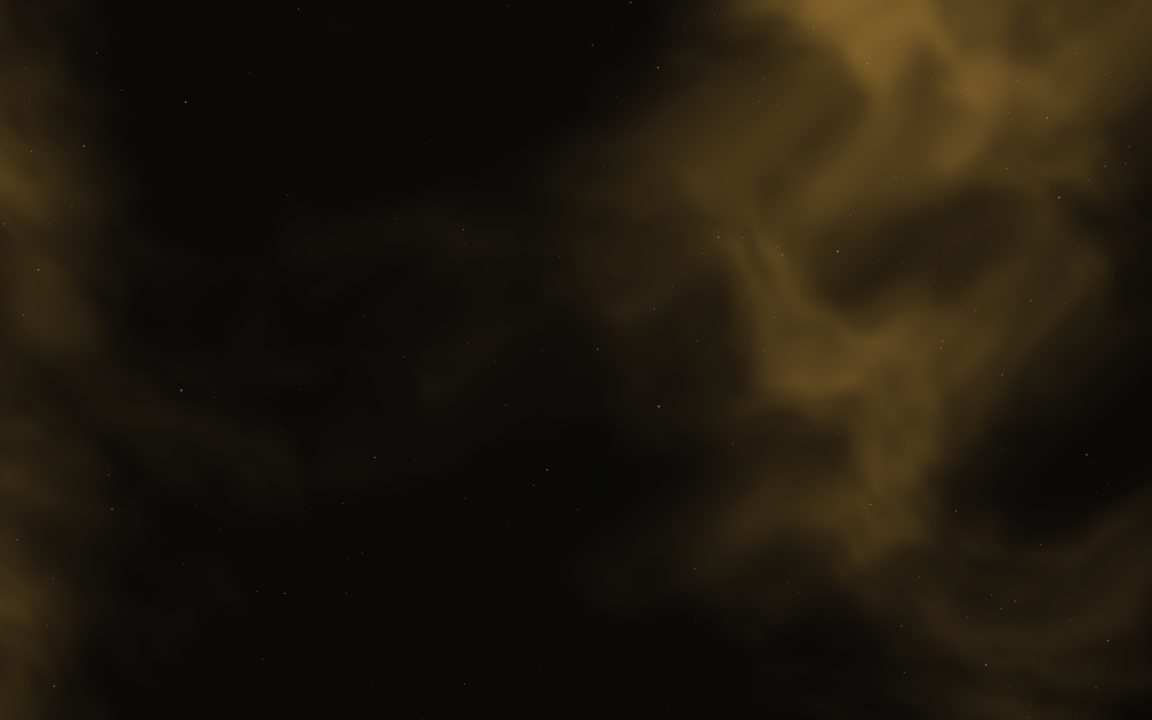
#> input picture mitoderm-catalog/site/design/vtech-3d/layers/vt-bg-wide.jpg, 3456 x 2160 px (shown at 1/3 size)
$ python line_smoke.py
#> lines starting #> are read from the running program, lines starting #| are printed output that depends on the picture
"""The smoke background of a line without its own render: the gold V-TECH smoke (design/vtech-3d/layers/vt-bg-wide.jpg)
recoloured to the line's colour from design-rules.md («Сайт v2 — палитра по линейкам»). Each pixel keeps the smoke's
brightness (Rec. 709 luma) and takes the line's hue: out = luma / luma(colour) × colour × 0.85, so the smoke weighs the
same on the page in every line and the dust specks stay where they were. Written to design/lines/<line>-smoke.jpg,
which build-vtech.py takes for that line's pages; the deep plate behind the exosome cells (vtech-3d/cells/plate.webp,
violet) the same way to <line>-plate.webp, for the pages with the owner's folded exosomes.
usage: python3 -I line_smoke.py   (all lines below)"""
import os
import numpy as np
from PIL import Image

SITE = os.path.normpath(os.path.join(os.path.dirname(os.path.abspath(__file__)), '..'))
LINES = {'BIOSPICULE': (0x1E, 0x46, 0x34),   # green
         'PEELING': (0xD8, 0xC4, 0x8A),      # champagne gold
         'DEVICES': (0xD9, 0xD4, 0xCC)}      # silver (the devices' champagne metal is the products' own)
LUMA = np.array([0.2126, 0.7152, 0.0722], np.float32)

os.makedirs(os.path.join(SITE, 'design/lines'), exist_ok=True)
for src_path, name, save in (('design/vtech-3d/layers/vt-bg-wide.jpg', 'smoke.jpg', dict(quality=90)),
                             ('design/vtech-3d/cells/plate.webp', 'plate.webp', dict(quality=82, method=6))):
    y = np.asarray(Image.open(os.path.join(SITE, src_path)).convert('RGB')).astype(np.float32) @ LUMA
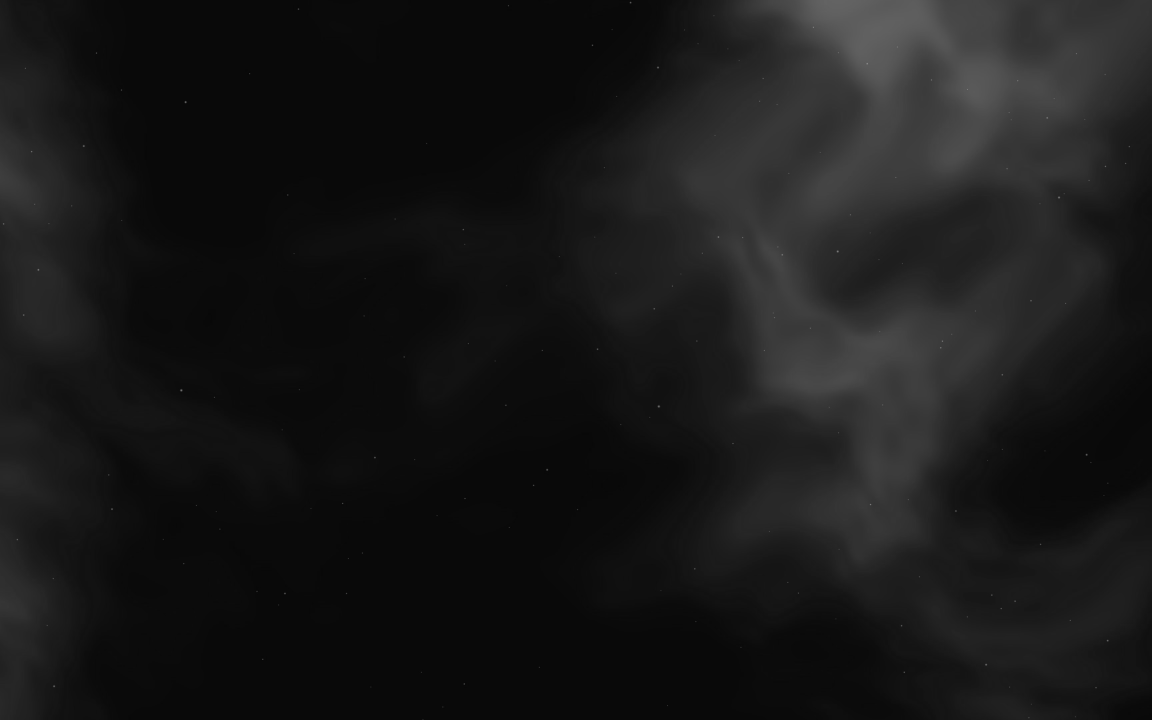
#> y: shape (2160, 3456) float32 (shown at 1/3 size); min 3, max 173.5, mean 24.9
    for line, rgb in LINES.items():
        c = np.array(rgb, np.float32)
        out = np.clip(y[..., None] / float(c @ LUMA) * c * 0.85, 0, 255).astype(np.uint8)
        path = os.path.join(SITE, 'design/lines', f'{line.lower()}-{name}')
        Image.fromarray(out).save(path, **save)
        print(path, out.shape[1], 'x', out.shape[0])
#> this loop made 3 passes
#> pass 1, `out = np.clip(y[..., None] / float(c @ LUMA) * c * 0.85, 0, 255).astyp..`:
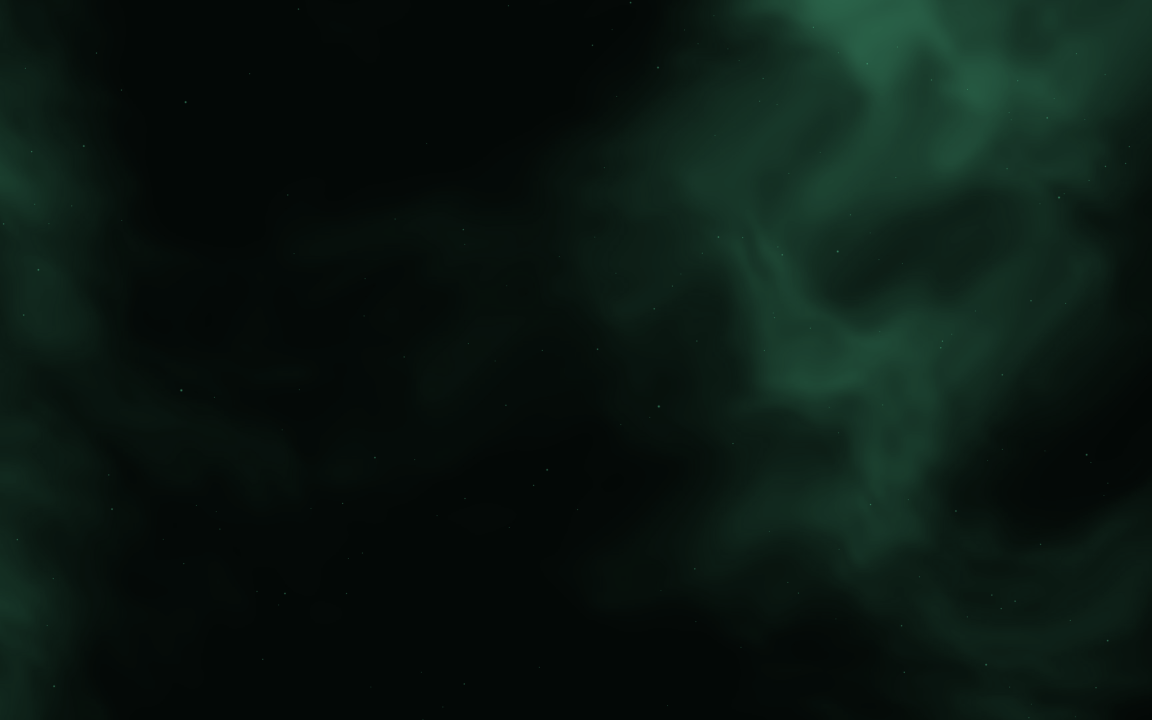
#> out: shape (2160, 3456, 3) (shown at 1/3 size); mean of channels 0, 1, 2 10, 23.9, 17.7; drawn as R, G, B
#> pass 2, `out = np.clip(y[..., None] / float(c @ LUMA) * c * 0.85, 0, 255).astyp..`:
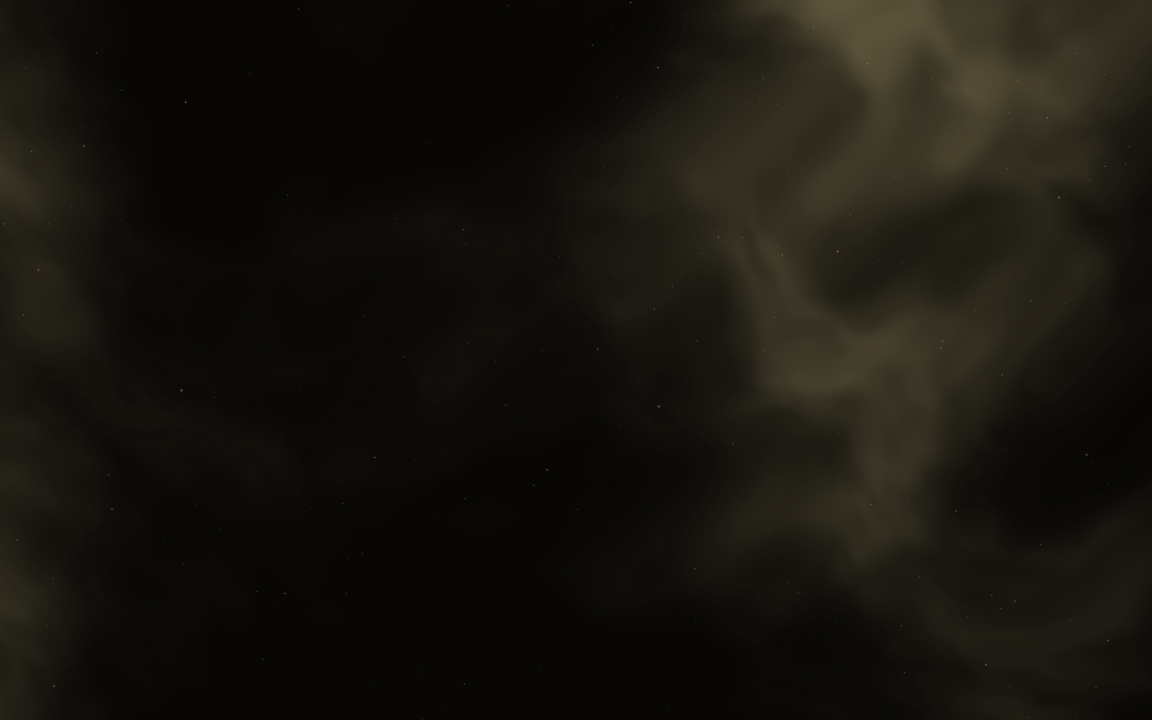
#> out: shape (2160, 3456, 3) (shown at 1/3 size); mean of channels 0, 1, 2 22.8, 20.6, 14.4; drawn as R, G, B
#> pass 2 of the loop `for src_path, name, save in (('design/vtech-3d/layers/vt-bg-wide.jpg',..`:
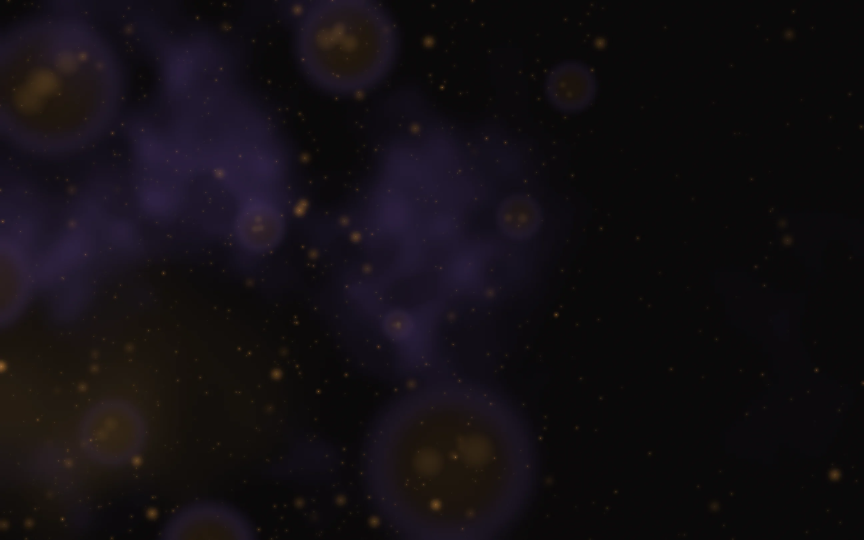
#> input picture mitoderm-catalog/site/design/vtech-3d/cells/plate.webp, 2592 x 1620 px (shown at 1/3 size)
#> `y = np.asarray(Image.open(os.path.join(SITE, src_path)).convert('RGB')..`:
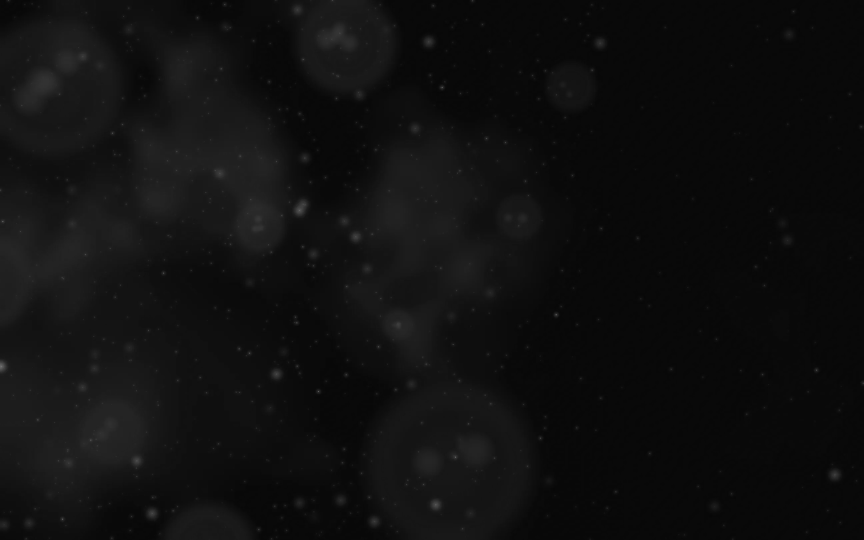
#> y: shape (1620, 2592) float32 (shown at 1/3 size); min 6.71, max 154.8, mean 16
#> the loop `for line, rgb in LINES.items():` made 3 passes
#| mitoderm-catalog/site/design/lines/biospicule-plate.webp 2592 x 1620
#| mitoderm-catalog/site/design/lines/peeling-plate.webp 2592 x 1620
#| mitoderm-catalog/site/design/lines/devices-plate.webp 2592 x 1620
